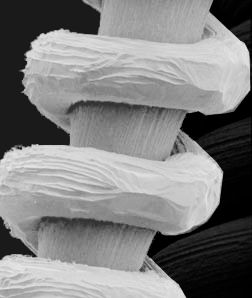
//> input picture Localnhancement/image.tif, 252 x 298 px
$ ./Localnhancement   (built with g++ and OpenCV 4)
//> lines starting //> are read from the running program, lines starting //| are printed output that depends on the picture
### Localnhancement/stdafx.h
// stdafx.h : 标准系统包含文件的包含文件，
// 或是经常使用但不常更改的
// 特定于项目的包含文件
//

#pragma once

#include "targetver.h"

#include <stdio.h>
#include <tchar.h>


// TODO: 在此处引用程序需要的其他头文件

### Localnhancement/Localnhancement.cpp
// Localnhancement.cpp : 定义控制台应用程序的入口点。
//

#include "stdafx.h"
#include <opencv2/core/core.hpp>
#include <opencv2/highgui/highgui.hpp>
#include <opencv2/imgproc/imgproc.hpp>
#include <iostream>
#include <vector>
#include <math.h>

int E=5;
double k0=0.4;
double k1=0.0001;
double k2=0.4;

std::pair<double,double> AveAndVar(const cv::Mat& image);
cv::Mat LocalMat(int i,int j,const cv::Mat& image);
uchar Enhance(const cv::Mat& image,const std::pair<double,double>& gAveVar,const std::pair<double,double>& lAveVar,
			  const std::pair<int,int>& locat);
int _tmain(int argc, _TCHAR* argv[])
{
	/*读取并将图像转化为灰度图像*/
	cv::Mat image=cv::imread("image.tif");
//> image is the input picture: 298 rows x 252 cols, CV_8UC3; min 0, max 231, mean 128.1
	cv::cvtColor(image,image,cv::COLOR_RGB2GRAY);
//> image: 298 rows x 252 cols, CV_8UC1
	cv::Mat result(image.size(),image.type());
	std::pair<double,double> gAveVar=AveAndVar(image);

	for (size_t i=1;i<image.rows-1;++i)
	{
		for (size_t j=1;j<image.cols-1;++j)
		{
			uchar m[3][3]={{image.at<uchar>(i-1,j-1),image.at<uchar>(i-1,j),image.at<uchar>(i-1,j+1)},
			{image.at<uchar>(i,j-1),image.at<uchar>(i,j),image.at<uchar>(i,j+1)},
			{image.at<uchar>(i+1,j-1),image.at<uchar>(i+1,j),image.at<uchar>(i+1,j+1)}};
			cv::Mat localM=cv::Mat(3,3,CV_8UC1,m);

			std::pair<double,double> lAveVar=AveAndVar(localM);
			result.at<uchar>(i,j)=Enhance(image,gAveVar,lAveVar,std::pair<int,int>(i,j));
		}
	}
	result.row(0).setTo(cv::Scalar(0));
	result.row(result.rows-1).setTo(cv::Scalar(0));
	result.col(0).setTo(cv::Scalar(0));
	result.col(result.cols-1).setTo(cv::Scalar(0));

	cv::imshow("Berfore",image);
	cv::imshow("EnhanceImage",result);

	cv::waitKey();
	return 0;
}

std::pair<double,double> AveAndVar( const cv::Mat& image )
{
	/*获取指定区域内的平均值和方差*/
	int wide=image.size().width;
//> wide = 252
	int heigh=image.size().height;
//> heigh = 298
	int n=wide*heigh;
//> n = 75096
	double average=0;
	double variance=0;

	std::vector<int> singNum(256,0);

	uchar* ptr=image.data;

	for (size_t i=0;i<n;++i)
	{
		singNum.at(*ptr)++;
		++ptr;
	}
//> after the loop, singNum = 256 values, max 7762 at index 26, min 0 at index 117, mean 293.3

	for (size_t i=0;i<256;++i)
	{
		average+=singNum.at(i)*i;
	}
//> this loop made 256 passes
//> average on passes 1 to 3: 0, 1284, 3106
//> after the loop, average = 9620655
	average/=n;
//> average = 128.1

	for (size_t i=0;i<256;++i)
	{
		variance+=std::pow(i-average,2)*singNum.at(i);
	}
//> this loop made 256 passes
//> variance on passes 1 to 3: 44231782.5, 64977771.7, 79466397.3
//> after the loop, variance = 425937894.8
	variance/=n;
//> variance = 5671.9
//> in main, `std::pair<double,double> gAveVar=AveAndVar(image);`: gAveVar = (128.1, 5671.9)
//> after the loop in main, `for (size_t i=1;i<image.rows-1;++i)`:
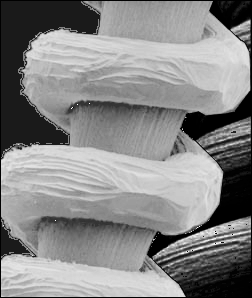
//> result: 298 rows x 252 cols, CV_8UC1; min 0, max 255, mean 134.9
	return std::pair<double,double>(average,variance);
}

cv::Mat LocalMat(int i,int j,const cv::Mat& image)
{
	/*获取像素(i,j)的领域:3*3*/
	//uchar m[3][3]={{image.at<uchar>(i-1,j-1),image.at<uchar>(i-1,j),image.at<uchar>(i-1,j+1)},
	//			{image.at<uchar>(i,j-1),image.at<uchar>(i,j),image.at<uchar>(i,j+1)},
	//			{image.at<uchar>(i+1,j-1),image.at<uchar>(i+1,j),image.at<uchar>(i+1,j+1)}};
	//localM=cv::Mat(3,3,CV_8UC1,m);

	return cv::Mat(image,cv::Rect(i,j,3,3));
}

uchar Enhance(const cv::Mat& image,const std::pair<double,double>& gAveVar,const std::pair<double,double>& lAveVar,const std::pair<int,int>& locat)
{
	/*对坐标为locat的像素进行增强*/

	//如果满足条件
	if ((lAveVar.first<=k0*gAveVar.first)&&(lAveVar.second<=k2*gAveVar.second)
		&&(lAveVar.second>=k1*gAveVar.second))
	{
		/*std::cout<<1<<std::endl;*/
		return static_cast<uchar>(E*image.at<uchar>(locat.first,locat.second));
	}

	//如果不满足
	return image.at<uchar>(locat.first,locat.second);
}
